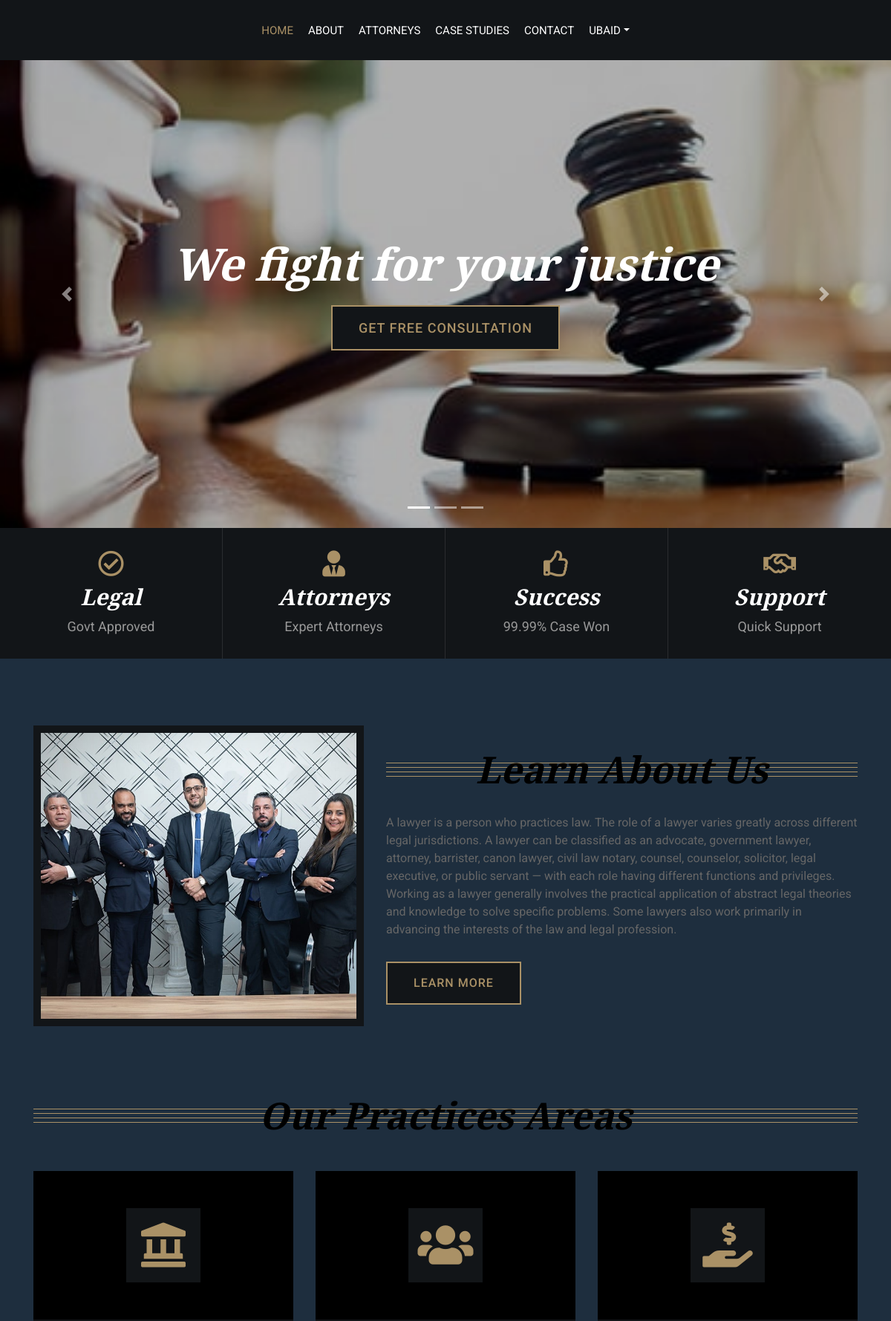
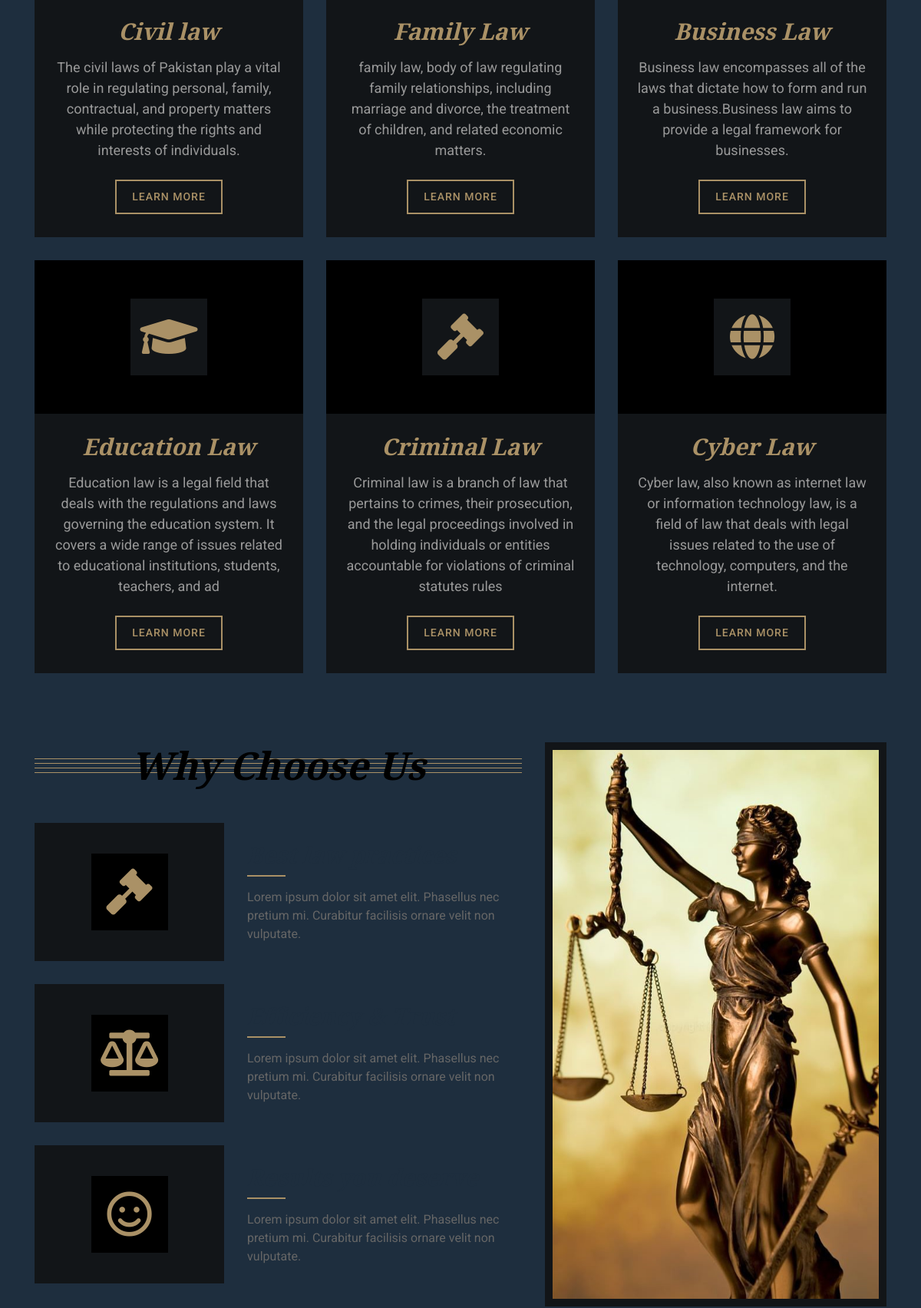
The page /index.php (signed in, upper part) on the database its author committed (2 pictures, top to bottom).
### tables this page shows
CREATE TABLE `law` (
  `law_id` int(11) NOT NULL,
  `law_name` varchar(255) NOT NULL,
  `law_description` varchar(200) NOT NULL,
  `law_logo` varchar(200) NOT NULL,
  `type` varchar(200) NOT NULL,
  `status` varchar(200) NOT NULL
);

### index.php (the view, shortened to what this page needs)
<?php require "hader/navbar.php" ?>
<?php require "connection/connection.php" ?>
<?php
$law_sql = "SELECT * FROM `law`";
$law_prepare = $connection->prepare($law_sql);
$law_prepare->execute();
$law_fetch = $law_prepare->fetchAll(PDO::FETCH_ASSOC);
?>
            <div id="carousel" class="carousel slide" data-ride="carousel">
                <ol class="carousel-indicators">
                    <li data-target="#carousel" data-slide-to="0" class="active"></li>
                    <li data-target="#carousel" data-slide-to="1"></li>
                    <li data-target="#carousel" data-slide-to="2"></li>
                </ol>
                <div class="carousel-inner">
                    <div class="carousel-item active">
                        <img src="img/portfolio-2.jpg" alt="Carousel Image">
                        <div class="carousel-caption">
                            <h1 class="animated fadeInLeft">We fight for your justice</h1>
                            <a class="btn animated fadeInUp" href="#">Get free consultation</a>
                        </div>
                    </div>
                </div>
                <a class="carousel-control-prev" href="#carousel" role="button" data-slide="prev">
                    <span class="carousel-control-prev-icon" aria-hidden="true"></span>
                </a>
                <a class="carousel-control-next" href="#carousel" role="button" data-slide="next">
                    <span class="carousel-control-next-icon" aria-hidden="true"></span>
                </a>
            </div>
            <div class="feature-top">
                <div class="container-fluid">
                    <div class="row align-items-center">
                        <div class="col-md-3 col-sm-6">
                            <div class="feature-item">
                                <i class="far fa-check-circle"></i>
                                <h3>Legal</h3>
                                <p>Govt Approved</p>
                            </div>
                        </div>
                        <div class="col-md-3 col-sm-6">
                            <div class="feature-item">
                                <i class="fa fa-user-tie"></i>
                                <h3>Attorneys</h3>
                                <p>Expert Attorneys</p>
                            </div>
                        </div>
                        <div class="col-md-3 col-sm-6">
                            <div class="feature-item">
                                <i class="far fa-thumbs-up"></i>
                                <h3>Success</h3>
                                <p>99.99% Case Won</p>
                            </div>
                        </div>
                        <div class="col-md-3 col-sm-6">
                            <div class="feature-item">
                                <i class="far fa-handshake"></i>
                                <h3>Support</h3>
                                <p>Quick Support</p>
                            </div>
                        </div>
                    </div>
                </div>
            </div>
            <div class="about">
                <div class="container">
                    <div class="row align-items-center">
                        <div class="col-lg-5 col-md-6">
                            <div class="about-img">
                                <img src="img/about.jpg" alt="Image">
                            </div>
                        </div>
                        <div class="col-lg-7 col-md-6">
                            <div class="section-header">
                                <h2>Learn About Us</h2>
                            </div>
                            <div class="about-text">
                            <p>A lawyer is a person who practices law. The role of a lawyer varies greatly across different legal jurisdictions. A lawyer can be classified as an advocate, government lawyer, attorney, barrister, canon lawyer, civil law notary, counsel, counselor, solicitor, legal executive, or public servant — with each role having different functions and privileges. Working as a lawyer generally involves the practical application of abstract legal theories and knowledge to solve specific problems. Some lawyers also work primarily in advancing the interests of the law and legal profession.</p>
                                <a class="btn" href="about.php">Learn More</a>
                            </div>
                        </div>
                    </div>
                </div>
            </div>
            <div class="service">
                <div class="container">
                    <div class="section-header">
                        <h2>Our Practices Areas</h2>
                    </div>
                    <div class="row">
<?php
foreach($law_fetch as $data){
?>
                        <div class="col-lg-4 col-md-6">
                            <div class="service-item">
                                <div class="service-icon">
                                    <i class="<?php echo $data['law_logo']?>"></i>
                                </div>
                                <h3><?php echo $data['law_name']?></h3>
                                <p><?php echo $data['law_description']?></p>
                                <a class="btn" href="single.php?type=<?php echo $data['type']?>" >Learn More</a>
                            </div>
                        </div>
<?php
}
?>
</div>
                </div>
            </div>
            <div class="feature">
                <div class="container">
                    <div class="row">
                        <div class="col-md-7">
                            <div class="section-header">
                                <h2>Why Choose Us</h2>
                            </div>
                            <div class="row align-items-center feature-item">
                                <div class="col-5">
                                    <div class="feature-icon">
                                        <i class="fa fa-gavel"></i>
                                    </div>
                                </div>
                                <div class="col-7">
                                    <h3>Best law practices</h3>
                                    <p>
                                        Lorem ipsum dolor sit amet elit. Phasellus nec pretium mi. Curabitur facilisis ornare velit non vulputate.
                                    </p>
                                </div>
                            </div>
                            <div class="row align-items-center feature-item">
                                <div class="col-5">
                                    <div class="feature-icon">
                                        <i class="fa fa-balance-scale"></i>
                                    </div>
                                </div>
                                <div class="col-7">
                                    <h3>Efficiency & Trust</h3>
                                    <p>
                                        Lorem ipsum dolor sit amet elit. Phasellus nec pretium mi. Curabitur facilisis ornare velit non vulputate.
                                    </p>
                                </div>
                            </div>
                            <div class="row align-items-center feature-item">
                                <div class="col-5">
                                    <div class="feature-icon">
                                        <i class="far fa-smile"></i>
                                    </div>
                                </div>
                                <div class="col-7">
                                    <h3>Results you deserve</h3>
                                    <p>
                                        Lorem ipsum dolor sit amet elit. Phasellus nec pretium mi. Curabitur facilisis ornare velit non vulputate.
                                    </p>
                                </div>
                            </div>
                        </div>
                        <div class="col-md-5">
                            <div class="feature-img">
                                <img src="img/feature.jpg" alt="Feature">
                            </div>
                        </div>
                    </div>
                </div>
            </div>
    </body>
</html>

### rows shown on the page
law: law_name "Civil law", law_description "The civil laws of Pakistan play a vital role in regulating personal, family, contractual, and property matters while protecting the rights and interests of individuals."
law: law_name "Family Law", law_description "family law, body of law regulating family relationships, including marriage and divorce, the treatment of children, and related economic matters."
law: law_name "Business Law", law_description "Business law encompasses all of the laws that dictate how to form and run a business.Business law aims to provide a legal framework for businesses."
law: law_name "Education Law", law_description "Education law is a legal field that deals with the regulations and laws governing the education system. It covers a wide range of issues related to educational institutions, students, teachers, and ad"
law: law_name "Criminal Law", law_description "Criminal law is a branch of law that pertains to crimes, their prosecution, and the legal proceedings involved in holding individuals or entities accountable for violations of criminal statutes rules"
law: law_name "Cyber Law", law_description "Cyber law, also known as internet law or information technology law, is a field of law that deals with legal issues related to the use of technology, computers, and the internet."

### other values the page prints
$_SESSION['username'] "UBAID"
